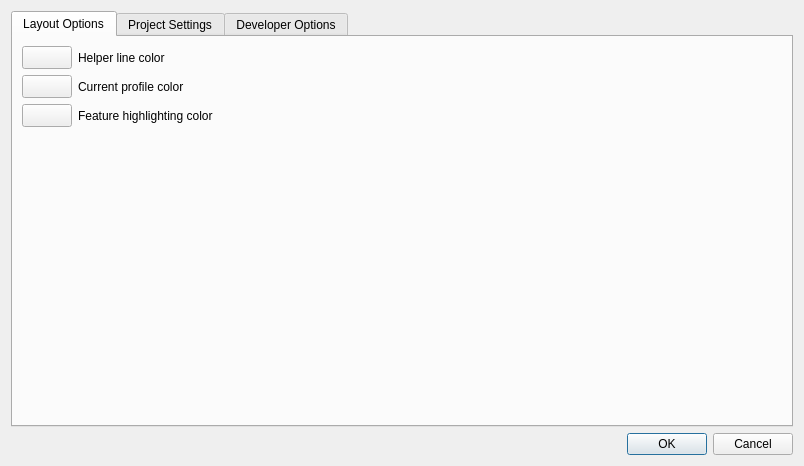
<?xml version="1.0" encoding="UTF-8"?>
<ui version="4.0">
 <class>TwwSettingsDialog</class>
 <widget class="QDialog" name="TwwSettingsDialog">
  <property name="geometry">
   <rect>
    <x>0</x>
    <y>0</y>
    <width>804</width>
    <height>466</height>
   </rect>
  </property>
  <property name="windowTitle">
   <string>Dialog</string>
  </property>
  <layout class="QVBoxLayout" name="verticalLayout">
   <item>
    <widget class="QTabWidget" name="tabWidget">
     <property name="currentIndex">
      <number>0</number>
     </property>
     <widget class="QWidget" name="tabLayout">
      <attribute name="title">
       <string>Layout Options</string>
      </attribute>
      <layout class="QFormLayout" name="formLayout_3">
       <item row="0" column="1">
        <widget class="QLabel" name="label">
         <property name="text">
          <string>Helper line color</string>
         </property>
        </widget>
       </item>
       <item row="1" column="1">
        <widget class="QLabel" name="label_2">
         <property name="text">
          <string>Current profile color</string>
         </property>
        </widget>
       </item>
       <item row="2" column="1">
        <widget class="QLabel" name="label_3">
         <property name="text">
          <string>Feature highlighting color</string>
         </property>
        </widget>
       </item>
       <item row="0" column="0">
        <widget class="QgsColorButton" name="mHelperLineColorButton">
         <property name="sizePolicy">
          <sizepolicy hsizetype="Preferred" vsizetype="Fixed">
           <horstretch>0</horstretch>
           <verstretch>0</verstretch>
          </sizepolicy>
         </property>
         <property name="minimumSize">
          <size>
           <width>50</width>
           <height>0</height>
          </size>
         </property>
         <property name="maximumSize">
          <size>
           <width>100</width>
           <height>16777215</height>
          </size>
         </property>
         <property name="text">
          <string/>
         </property>
        </widget>
       </item>
       <item row="1" column="0">
        <widget class="QgsColorButton" name="mCurrentProfileColorButton">
         <property name="minimumSize">
          <size>
           <width>50</width>
           <height>0</height>
          </size>
         </property>
         <property name="maximumSize">
          <size>
           <width>100</width>
           <height>16777215</height>
          </size>
         </property>
         <property name="text">
          <string/>
         </property>
        </widget>
       </item>
       <item row="2" column="0">
        <widget class="QgsColorButton" name="mHighlightColorButton">
         <property name="minimumSize">
          <size>
           <width>50</width>
           <height>0</height>
          </size>
         </property>
         <property name="maximumSize">
          <size>
           <width>100</width>
           <height>16777215</height>
          </size>
         </property>
         <property name="text">
          <string/>
         </property>
        </widget>
       </item>
      </layout>
     </widget>
     <widget class="QWidget" name="tab">
      <attribute name="title">
       <string>Project Settings</string>
      </attribute>
      <widget class="QGroupBox" name="mGbLayers">
       <property name="geometry">
        <rect>
         <x>10</x>
         <y>30</y>
         <width>786</width>
         <height>147</height>
        </rect>
       </property>
       <property name="title">
        <string>Layers</string>
       </property>
       <layout class="QFormLayout" name="formLayout_2">
        <item row="0" column="0">
         <widget class="QLabel" name="mLblSpecialStructures">
          <property name="text">
           <string>Special structures:</string>
          </property>
         </widget>
        </item>
        <item row="0" column="1">
         <widget class="QComboBox" name="mCbSpecialStructures"/>
        </item>
        <item row="3" column="0">
         <widget class="QLabel" name="mLblGraphNodes">
          <property name="text">
           <string>Graph nodes:</string>
          </property>
         </widget>
        </item>
        <item row="3" column="1">
         <widget class="QComboBox" name="mCbGraphNodes"/>
        </item>
        <item row="2" column="1">
         <widget class="QComboBox" name="mCbGraphEdges"/>
        </item>
        <item row="2" column="0">
         <widget class="QLabel" name="mLblGraphEdges">
          <property name="text">
           <string>Graph edges:</string>
          </property>
         </widget>
        </item>
       </layout>
      </widget>
     </widget>
     <widget class="QWidget" name="tab_2">
      <attribute name="title">
       <string>Developer Options</string>
      </attribute>
      <layout class="QGridLayout" name="gridLayout">
       <item row="0" column="0">
        <widget class="QCheckBox" name="mCbDevelMode">
         <property name="toolTip">
          <string>Enables developer tools on the profile widget. Reload and Inspect options are shown. The dock needs to be reopened.</string>
         </property>
         <property name="text">
          <string>Developer mode (restart required)</string>
         </property>
        </widget>
       </item>
       <item row="1" column="0">
        <widget class="QCheckBox" name="mCbAdminMode">
         <property name="toolTip">
          <string>Enables the datamodel tool. The plugin needs to be reloaded.</string>
         </property>
         <property name="text">
          <string>Admin mode (restart required)</string>
         </property>
        </widget>
       </item>
       <item row="3" column="0">
        <widget class="QGroupBox" name="mGbLayout">
         <property name="title">
          <string>Layout</string>
         </property>
         <layout class="QFormLayout" name="formLayout">
          <property name="fieldGrowthPolicy">
           <enum>QFormLayout::AllNonFixedFieldsGrow</enum>
          </property>
          <item row="0" column="0" colspan="2">
           <widget class="QGroupBox" name="mGbOverrideDefaultProfileTemplate">
            <property name="title">
             <string>Override default profile template</string>
            </property>
            <property name="checkable">
             <bool>true</bool>
            </property>
            <property name="checked">
             <bool>false</bool>
            </property>
            <layout class="QHBoxLayout" name="horizontalLayout">
             <item>
              <widget class="QLineEdit" name="mProfileTemplateFile"/>
             </item>
             <item>
              <widget class="QPushButton" name="mPbnChooseProfileTemplateFile">
               <property name="text">
                <string>...</string>
               </property>
              </widget>
             </item>
            </layout>
           </widget>
          </item>
         </layout>
        </widget>
       </item>
       <item row="2" column="0">
        <widget class="QGroupBox" name="groupBox">
         <property name="title">
          <string>Logging</string>
         </property>
         <layout class="QFormLayout" name="formLayout_4">
          <property name="fieldGrowthPolicy">
           <enum>QFormLayout::AllNonFixedFieldsGrow</enum>
          </property>
          <item row="0" column="0">
           <widget class="QLabel" name="label_4">
            <property name="text">
             <string>Log level</string>
            </property>
           </widget>
          </item>
          <item row="0" column="1">
           <widget class="QComboBox" name="mCbLogLevel">
            <item>
             <property name="text">
              <string>Debug</string>
             </property>
            </item>
            <item>
             <property name="text">
              <string>Info</string>
             </property>
            </item>
            <item>
             <property name="text">
              <string>Warning</string>
             </property>
            </item>
            <item>
             <property name="text">
              <string>Critical</string>
             </property>
            </item>
           </widget>
          </item>
          <item row="1" column="0" colspan="2">
           <widget class="QGroupBox" name="mGbLogToFile">
            <property name="title">
             <string>Log to file</string>
            </property>
            <property name="checkable">
             <bool>true</bool>
            </property>
            <layout class="QFormLayout" name="formLayout_5">
             <item row="0" column="0">
              <widget class="QLabel" name="label_5">
               <property name="text">
                <string>Log file</string>
               </property>
              </widget>
             </item>
             <item row="0" column="1">
              <widget class="QWidget" name="widget" native="true">
               <layout class="QHBoxLayout" name="horizontalLayout_2">
                <property name="spacing">
                 <number>0</number>
                </property>
                <property name="margin">
                 <number>0</number>
                </property>
                <item>
                 <widget class="QLineEdit" name="mLogFile"/>
                </item>
                <item>
                 <widget class="QPushButton" name="mPbnChooseLogFile">
                  <property name="text">
                   <string>...</string>
                  </property>
                 </widget>
                </item>
               </layout>
              </widget>
             </item>
            </layout>
           </widget>
          </item>
         </layout>
        </widget>
       </item>
      </layout>
     </widget>
    </widget>
   </item>
   <item>
    <widget class="QDialogButtonBox" name="mBtnBoxOkCancel">
     <property name="orientation">
      <enum>Qt::Horizontal</enum>
     </property>
     <property name="standardButtons">
      <set>QDialogButtonBox::Cancel|QDialogButtonBox::Ok</set>
     </property>
    </widget>
   </item>
  </layout>
 </widget>
 <customwidgets>
  <customwidget>
   <class>QgsColorButton</class>
   <extends>QToolButton</extends>
   <header>qgis.gui</header>
  </customwidget>
 </customwidgets>
 <resources/>
 <connections>
  <connection>
   <sender>mBtnBoxOkCancel</sender>
   <signal>accepted()</signal>
   <receiver>TwwSettingsDialog</receiver>
   <slot>accept()</slot>
   <hints>
    <hint type="sourcelabel">
     <x>248</x>
     <y>254</y>
    </hint>
    <hint type="destinationlabel">
     <x>157</x>
     <y>274</y>
    </hint>
   </hints>
  </connection>
  <connection>
   <sender>mBtnBoxOkCancel</sender>
   <signal>rejected()</signal>
   <receiver>TwwSettingsDialog</receiver>
   <slot>reject()</slot>
   <hints>
    <hint type="sourcelabel">
     <x>316</x>
     <y>260</y>
    </hint>
    <hint type="destinationlabel">
     <x>286</x>
     <y>274</y>
    </hint>
   </hints>
  </connection>
 </connections>
</ui>
